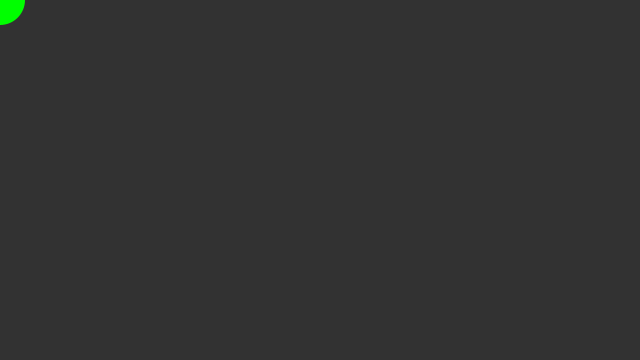
Frame 1 (no input)
Frame 60 (the mouse pressed at the canvas centre just before this capture): identical to frame 1, image omitted
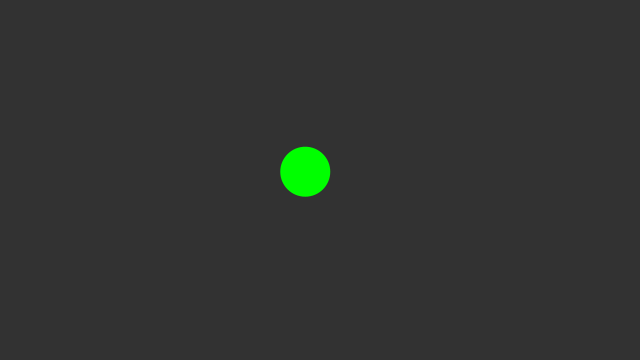
Frame 120 (the mouse held since frame 60 and released just before this capture)

The Processing sketch that drew these frames (run headless with seeded random() and noise(); from frame 60 on, the mouse is pressed at the canvas centre):

// Processing sketch: w05_09_smoothing_lerp
// ── w05_09_smoothing_lerp.pde
// IMA NYU Shanghai
// Kinetic Interfaces
// MOQN
// Sep 28 2016


float circleX, circleY;


void setup() {
  size(640, 360);
  noStroke();
}


void draw() {
  background(50);

  //circleX = circleX + (mouseX-circleX)*0.05;
  //circleY = circleY + (mouseY-circleY)*0.05;

  // equivalent to the calculation above
  circleX = lerp(circleX, mouseX, 0.05);
  circleY = lerp(circleY, mouseY, 0.05);

  fill(0, 255, 0);
  ellipse(circleX, circleY, 50, 50);
}
